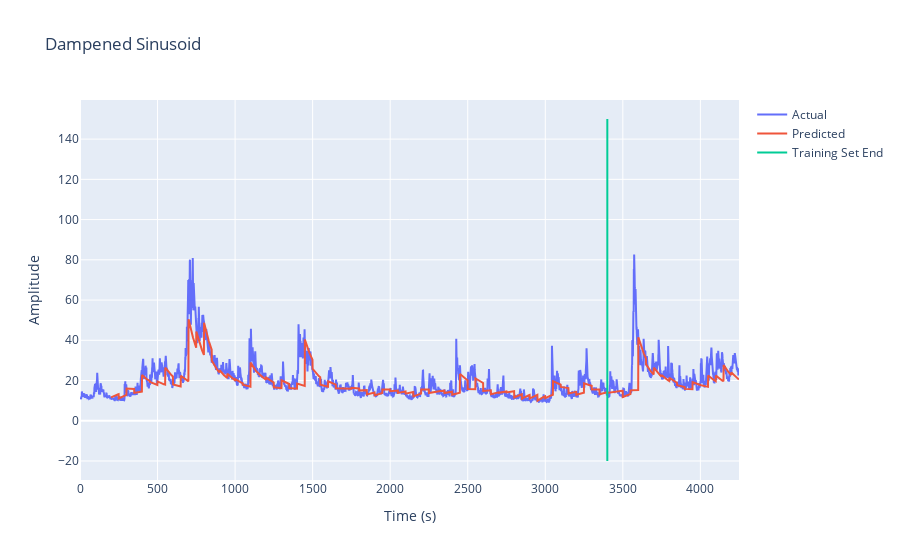

The cell this chart's notebook holds for it:
### Code cell
#Test the model on the entire data set and plot the results.
ar_gas_net.eval()
y_pred = []

for i in range(0, T - 200, 50):
    inputs=y_norm[i:i+200]
    inputs = torch.tensor(inputs)
    last_mu = torch.tensor(mu_list[i+199])
    last_sigma2 = torch.tensor(sigma2_list[i+199])
    outputs = ar_gas_net(inputs.float(), last_mu.float(), last_sigma2.float(), alpha_mu, alpha_sigma, beta_mu, beta_sigma, omega_mu, omega_sigma, nu, norm_strength)
    y_pred.append(outputs.detach().numpy())

y_pred = np.array(y_pred)
y_pred = y_pred.reshape(T-200)

#plot with plotly with a line where the training set ends
import plotly.graph_objects as go
fig = go.Figure()
fig.add_trace(go.Scatter(x=t[0:T], y=y, mode='lines', name='Actual'))
fig.add_trace(go.Scatter(x=t[200:T], y=y_pred, mode='lines', name='Predicted'))
fig.add_trace(go.Scatter(x=[t[T_train], t[T_train]], y=[-20, 150], mode='lines', name='Training Set End'))
fig.update_layout(title='Dampened Sinusoid', xaxis_title='Time (s)', yaxis_title='Amplitude')
fig.show()

#Compute the total error on the test set.
error = 0
for i in range(T_train, T):
    error = error + (y[i] - y_pred[i-200])**2
error = error/T_test
print(error)

### Figure 1 — Plotly figure (JSON) as saved in the notebook; plotly's stock layout.template omitted (floating-point values rounded to 4 significant figures; data arrays with more than 128 entries replaced by an {"elided": "..."} marker saying what was removed)
{"data": [{"mode": "lines", "name": "Actual", "type": "scatter", "x": {"elided": "4250 int values"}, "y": {"elided": "4250 float values"}}, {"mode": "lines", "name": "Predicted", "type": "scatter", "x": {"elided": "4050 int values"}, "y": {"elided": "4050 float values"}}, {"mode": "lines", "name": "Training Set End", "type": "scatter", "x": [3400, 3400], "y": [-20, 150]}], "layout": {"title": {"text": "Dampened Sinusoid"}, "xaxis": {"title": {"text": "Time (s)"}}, "yaxis": {"title": {"text": "Amplitude"}}}}
